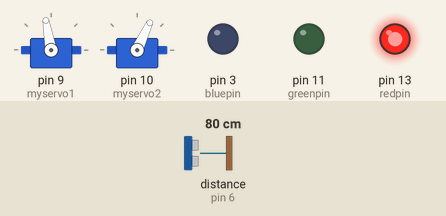
This sketch was run on a simulated Arduino Uno, built with avr-gcc and run on an emulated ATmega328P. Parts: 2 × servo, output pins drawn as LEDs (lit = HIGH). Wiring (inferred from the names in the program): ultrasonic range finder: trigger pin 7; echo pin 6. The inputs (shaded band) are chosen by the test bench; at power-on: distance to the obstacle (sensor on pin 6) 80 cm. The echo pulse lasts 58.3 µs per cm; pins used as bus, display or sensor lines are not drawn; what the sketch prints to the serial monitor is not drawn.

Above: at 12.4 s.
12.5 s: distance to the obstacle (sensor on pin 6) set to 122 cm
At 18.3 s:
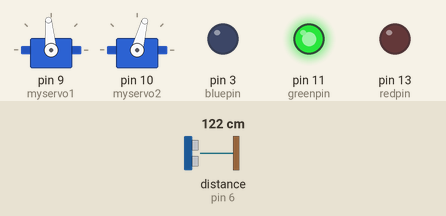
21.2 s: distance to the obstacle (sensor on pin 6) set to 130 cm
At 21.7 s:
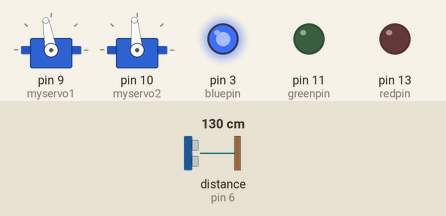
Timing chart, 0 to 24.2 s (numbered marks = the images above; inputs shaded):
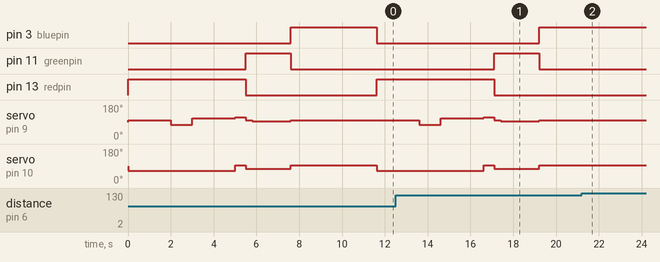

Measured:
- the behaviour switches between 127 and 128 cm on distance to the obstacle (sensor on pin 6) (found by bisection; images 1 and 2)
- after the input at 21.2 s, pin 3 (bluepin): stays HIGH (without the input it goes to LOW after 2.0 s); pin 11 (greenpin): stays LOW (without the input it goes to HIGH after 7.5 s)

The sketch:

sketch_jun24a.ino
```cpp
#include <Servo.h>

Servo myservo1;  // create servo object to control a servo
Servo myservo2;  // create servo object to control a servo

int potpin1 = 0;  // analog pin used to connect the potentiometer
int potpin2 = 1;  // analog pin used to connect the potentiometer

int redpin = 13; //select the pin for the red LED
int greenpin = 11;// select the pin for the green LED
int bluepin = 3; // select the pin for the  blue LED

int ledval;

int val1;    // variable to read the value from the analog pin
int val2;    // variable to read the value from the analog pin

int inp;

const int pingPin = 7; // Trigger Pin of Ultrasonic Sensor
const int echoPin = 6; // Echo Pin of Ultrasonic Sensor

void setup() {
   Serial.begin(9600); // Starting Serial Terminal
   myservo1.attach(9);  // attaches the servo on pin 9 to the servo object
   myservo2.attach(10);  // attaches the servo on pin 9 to the servo object
   val1 = 100;
   val2 = 95;
}

void loop() {

   long duration, inches, cm;
   pinMode(pingPin, OUTPUT);
   digitalWrite(pingPin, LOW);
   delayMicroseconds(2);
   digitalWrite(pingPin, HIGH);
   delayMicroseconds(10);
   digitalWrite(pingPin, LOW);
   pinMode(echoPin, INPUT);
   duration = pulseIn(echoPin, HIGH);
   inches = microsecondsToInches(duration);
   cm = microsecondsToCentimeters(duration);
   Serial.print(inches);
   Serial.print(" in, ");
   // Serial.print(cm);
   // Serial.print("cm");
   // Serial.println();
   // delay(100);


  if (inches < 50){
     analogWrite(bluepin, 0);
  analogWrite(redpin, 255);
  myservo1.write(100);                  // sets the servo position according to the scaled value
  myservo2.write(65);                  // sets the servo position according to the scaled value
  delay(2000);                           // waits for the servo to get there


  myservo1.write(75);                  // sets the servo position according to the scaled value
  myservo2.write(65);                  // sets the servo position according to the scaled value
  delay(1000);                           // waits for the servo to get there

  myservo1.write(110);                  // sets the servo position according to the scaled value
  myservo2.write(65);                  // sets the servo position according to the scaled value
  delay(2000);                           // waits for the servo to get there

  myservo1.write(115);                  // sets the servo position according to the scaled value
  myservo2.write(95);                  // sets the servo position according to the scaled value
  delay(500);                           // waits for the servo to get there

  analogWrite(greenpin, 255);
  analogWrite(redpin, 0);

  myservo1.write(100);                  // sets the servo position according to the scaled value
  myservo2.write(75);                  // sets the servo position according to the scaled value
  delay(300);

  myservo1.write(95);                  // sets the servo position according to the scaled value
  myservo2.write(75);                  // sets the servo position according to the scaled value
  delay(1800);                         // waits for the servo to get there

  analogWrite(bluepin, 255);
  analogWrite(greenpin, 0);

  myservo1.write(val1);                  // sets the servo position according to the scaled value
  myservo2.write(val2);                  // sets the servo position according to the scaled value
  delay(4000);                           // waits for the servo to get there

  analogWrite(redpin, 0);
  }
}

long microsecondsToInches(long microseconds) {
   return microseconds / 74 / 2;
}

long microsecondsToCentimeters(long microseconds) {
   return microseconds / 29 / 2;
}
```
